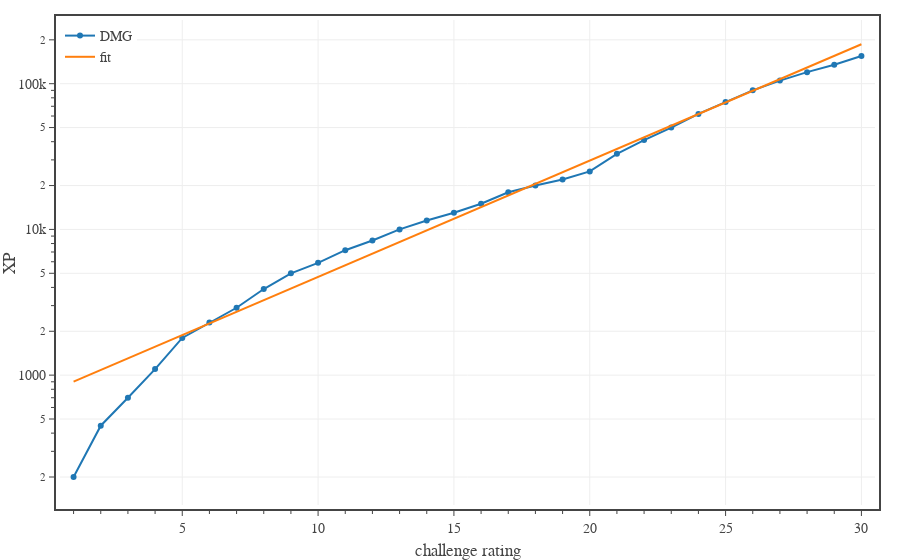

Source (notebook cell):
### Code cell
# plots D&D XP vs CR along with an exponential fit.
dfD0 = pd.read_csv('../../assets/data/dmg-monster-xp.csv') # 'CR','XP'
dfD0 = dfD0[dfD0['CR'].between(1,30)]

x = dfD0['CR']
y = dfD0['XP']
ylog = np.log(dfD0['XP'])/np.log(2)

fig = go.Figure(
    layout=go.Layout(
        template=TFB_TEMPLATE,
        margin=dict(l=60, r=25, b=55, t=20, pad=4),
        xaxis=dict(
            title_text='challenge rating',
            range=[0.5,30.5],
            tick0=0, dtick=5,
            minor=dict(tick0=0, dtick=1),
        ),
        yaxis=dict(
            title_text='XP',
            type='log',
        ),
        legend=dict(
            xanchor='left', yanchor='top',
            x=0.00, y=1.00,
            orientation='v',
            tracegroupgap=0,
        )
    )
)

fig.add_trace(go.Scatter(
    x=x, 
    y=y,
    mode='markers+lines', 
    name='DMG',
    hovertemplate=
        'CR %{x}<br>'+
        'DMG %{y:.0f} XP' + 
        '<extra></extra>'
))

# add fit line
coefs = np.polyfit(x[2:-1], ylog[2:-1], 1)
#name = '$\mathrm{fit} = 2^{' + '{:.3f} LV + {:.3f}'.format(coefs[0], coefs[1]) + '}$'
name = 'fit'
poly = np.poly1d(coefs)
fig.add_trace(go.Scatter(
    x=x,
    y=np.power(2, poly(x)),
    mode='lines',
    name=name,
    hovertemplate=
        'CR %{x}<br>'+
        'fit %{y:.0f} XP' + 
        '<extra></extra>'
))

fig.show(config=TFB_CONFIG)

# save large format figure
if SAVEFIGS:
    file_name = f'./fig-dnd-xp-fit-large.html'
    fig_html = fig.to_html(
        include_plotlyjs=False, 
        full_html=False, 
        config=TFB_CONFIG
    )
    fig_soup = BeautifulSoup(fig_html, 'html.parser')
    fig_soup.div['class'] = 'plotly-div-large'
    with open(file_name, 'wb') as fout:
        fout.write(fig_soup.prettify('utf-8'))

# save small format figure
if SAVEFIGS:
    #fig.update_traces(marker=dict(size=4))
    fig.update_layout(font=dict(size=10))
    file_name = f'./fig-dnd-xp-fit-small.html'
    fig_html = fig.to_html(
        include_plotlyjs=False, 
        full_html=False, 
        config=TFB_CONFIG
    )
    fig_soup = BeautifulSoup(fig_html, 'html.parser')
    fig_soup.div['class'] = 'plotly-div-small'
    #fig_soup.div['style'] = 'aspect-ratio: 600/550;'
    with open(file_name, 'wb') as fout:
        fout.write(fig_soup.prettify('utf-8'))

### Figure 1 — Plotly figure (JSON) as saved in the notebook; plotly's stock layout.template omitted (floating-point values rounded to 4 significant figures)
{"data": [{"hovertemplate": "CR %{x}<br>DMG %{y:.0f} XP<extra></extra>", "mode": "markers+lines", "name": "DMG", "type": "scatter", "x": [1, 2, 3, 4, 5, 6, 7, 8, 9, 10, 11, 12, 13, 14, 15, 16, 17, 18, 19, 20, 21, 22, 23, 24, 25, 26, 27, 28, 29, 30], "y": [200, 450, 700, 1100, 1800, 2300, 2900, 3900, 5000, 5900, 7200, 8400, 10000, 11500, 13000, 15000, 18000, 20000, 22000, 25000, 33000, 41000, 50000, 62000, 75000, 90000, 105000, 120000, 135000, 155000]}, {"hovertemplate": "CR %{x}<br>fit %{y:.0f} XP<extra></extra>", "mode": "lines", "name": "fit", "type": "scatter", "x": [1, 2, 3, 4, 5, 6, 7, 8, 9, 10, 11, 12, 13, 14, 15, 16, 17, 18, 19, 20, 21, 22, 23, 24, 25, 26, 27, 28, 29, 30], "y": [903.7, 1086.0, 1305.0, 1569.0, 1885.0, 2265.0, 2722.0, 3272.0, 3932.0, 4725.0, 5678.0, 6824.0, 8200.0, 9855.0, 11840.0, 14230.0, 17100.0, 20550.0, 24700.0, 29690.0, 35670.0, 42870.0, 51520.0, 61920.0, 74410.0, 89420.0, 107500.0, 129100.0, 155200.0, 186500.0]}], "layout": {"legend": {"orientation": "v", "tracegroupgap": 0, "x": 0, "xanchor": "left", "y": 1, "yanchor": "top"}, "margin": {"b": 55, "l": 60, "pad": 4, "r": 25, "t": 20}, "xaxis": {"dtick": 5, "minor": {"dtick": 1, "tick0": 0}, "range": [0.5, 30.5], "tick0": 0, "title": {"text": "challenge rating"}}, "yaxis": {"title": {"text": "XP"}, "type": "log"}}}
